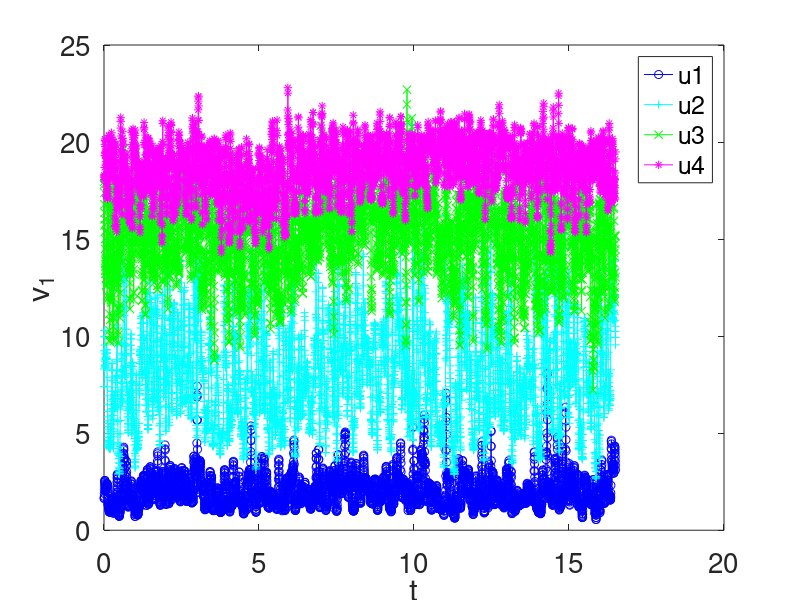
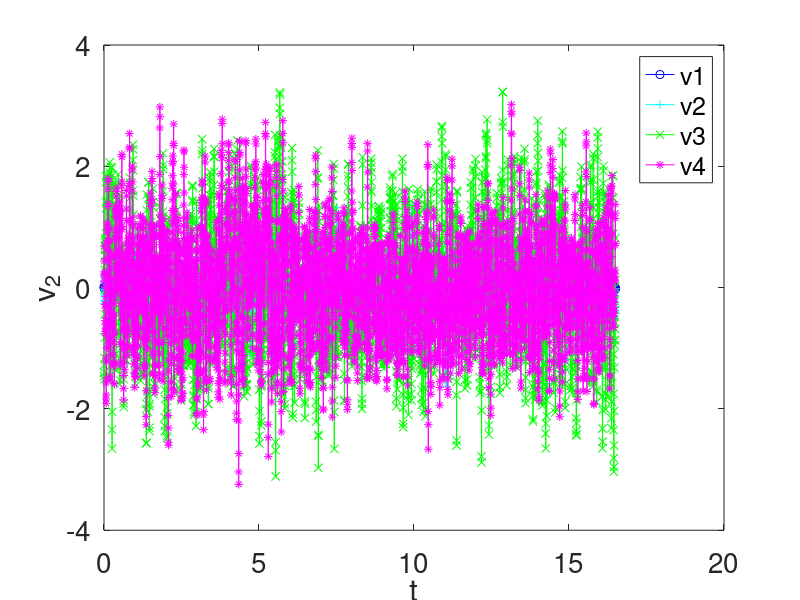

Recreate these plots in MATLAB, in order. (Note: this script raises an error after producing the figures.)
close all
clear all
% ***** read u
load u_v_time_4nodes.dat
u1=u_v_time_4nodes(:,1);
v1=u_v_time_4nodes(:,2);
u2=u_v_time_4nodes(:,3);
v2=u_v_time_4nodes(:,4);
u3=u_v_time_4nodes(:,5);
v3=u_v_time_4nodes(:,6);
u4=u_v_time_4nodes(:,7);
v4=u_v_time_4nodes(:,8);

u1_fluct = zeros(size(u_v_time_4nodes(:,3)));

% time step=0.0033
dt=0.0033;
n=length(u1);
% compute time array
t=dt:dt:n*dt;

%%%%%%%%%%%%%%%% plotting section %%%%%%%%%%%%%%%%%%%%%%%%%%
% plot u
figure(1)
plot(t,u1, 'b-o')
hold on
plot(t,u2,'c-+')
plot(t,u3,'g-x')
plot(t,u4,'m-*')
% axis([10 11 3 21]);
xlabel('t','fontsize',20)
ylabel('v_1','fontsize',20)
legend('u1', 'u2', 'u3', 'u4', 'Location', 'Northeast');
handle=gca
set(handle,'fontsize',[20])
print u_time.ps -deps
hold off
%

%plot v
figure(2)
plot(t,v1, 'b-o')
hold on
plot(t,v2,'c-+')
plot(t,v3,'g-x')
plot(t,v4,'m-*')
% axis([10 11 3 21]);
xlabel('t','fontsize',20)
ylabel('v_2','fontsize',20)
legend('v1', 'v2', 'v3', 'v4', 'Location', 'Northeast');
handle=gca
set(handle,'fontsize',[20])
print u_time.ps -deps
hold off


%%%% Computing the mean of the x-component of the velocity using the actual
%%%% number of samples

u1_mean = mean(u1);
min_u1 = min(u1);
max_u1 = max(u1);
for i=1:size(u_v_time_4nodes(:,3))
   u1_fluct(i) = u1(i) - u1_mean;
end
figure(3)
yyaxis left
plot(t, u1_fluct, 'r-.',  t, u1, 'g--');

yyaxis right
plot(t, u1_mean, 'b-o');


u2_mean = mean(u2);
min_u2 = min(u2);
max_u2 = max(u2);

u3_mean = mean(u3);
min_u3 = min(u3);
max_u3 = max(u3);

u4_mean = mean(u4);
min_u4 = min(u4);
max_u4 = max(u4);

